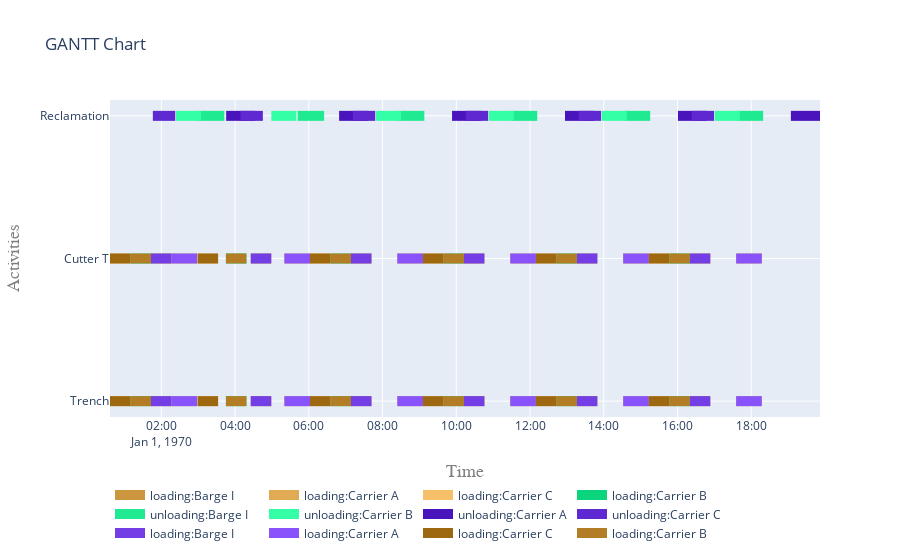

The notebook cell this image was saved under:
### Code cell
# activities per site and cutter

fig = get_gantt_chart([from_site, to_site, cutter], id_map=activities)

### Figure 1 — Plotly figure (JSON) as saved in the notebook; plotly's stock layout.template omitted (floating-point values rounded to 4 significant figures)
{"data": [{"connectgaps": false, "hoverinfo": "y+name", "line": {"color": "rgb(203,150,61)", "width": 10}, "mode": "lines", "name": "loading:Barge I", "type": "scatter", "x": ["1970-01-01T01:43:05", "1970-01-01T01:43:05", "1970-01-01T02:16:25", "1970-01-01T02:16:25", "1970-01-01T02:16:25", "1970-01-01T04:25:31", "1970-01-01T04:25:31", "1970-01-01T04:58:51", "1970-01-01T04:58:51", "1970-01-01T04:58:51", "1970-01-01T07:08:34", "1970-01-01T07:08:34", "1970-01-01T07:41:54", "1970-01-01T07:41:54", "1970-01-01T07:41:54", "1970-01-01T10:12:23", "1970-01-01T10:12:23", "1970-01-01T10:45:43", "1970-01-01T10:45:43", "1970-01-01T10:45:43", "1970-01-01T13:16:12", "1970-01-01T13:16:12", "1970-01-01T13:49:32", "1970-01-01T13:49:32", "1970-01-01T13:49:32", "1970-01-01T16:20:01", "1970-01-01T16:20:01", "1970-01-01T16:53:21", "1970-01-01T16:53:21", "1970-01-01T16:53:21", "1970-01-01T01:43:05", "1970-01-01T01:43:05", "1970-01-01T02:16:25", "1970-01-01T02:16:25", "1970-01-01T02:16:25", "1970-01-01T04:25:31", "1970-01-01T04:25:31", "1970-01-01T04:58:51", "1970-01-01T04:58:51", "1970-01-01T04:58:51", "1970-01-01T07:08:34", "1970-01-01T07:08:34", "1970-01-01T07:41:54", "1970-01-01T07:41:54", "1970-01-01T07:41:54", "1970-01-01T10:12:23", "1970-01-01T10:12:23", "1970-01-01T10:45:43", "1970-01-01T10:45:43", "1970-01-01T10:45:43", "1970-01-01T13:16:12", "1970-01-01T13:16:12", "1970-01-01T13:49:32", "1970-01-01T13:49:32", "1970-01-01T13:49:32", "1970-01-01T16:20:01", "1970-01-01T16:20:01", "1970-01-01T16:53:21", "1970-01-01T16:53:21", "1970-01-01T16:53:21"], "y": ["Trench", "Trench", "Trench", "Trench", null, "Trench", "Trench", "Trench", "Trench", null, "Trench", "Trench", "Trench", "Trench", null, "Trench", "Trench", "Trench", "Trench", null, "Trench", "Trench", "Trench", "Trench", null, "Trench", "Trench", "Trench", "Trench", null, "Cutter T", "Cutter T", "Cutter T", "Cutter T", null, "Cutter T", "Cutter T", "Cutter T", "Cutter T", null, "Cutter T", "Cutter T", "Cutter T", "Cutter T", null, "Cutter T", "Cutter T", "Cutter T", "Cutter T", null, "Cutter T", "Cutter T", "Cutter T", "Cutter T", null, "Cutter T", "Cutter T", "Cutter T", "Cutter T", null]}, {"connectgaps": false, "hoverinfo": "y+name", "line": {"color": "rgb(224,171,82)", "width": 10}, "mode": "lines", "name": "loading:Carrier A", "type": "scatter", "x": ["1970-01-01T02:16:25", "1970-01-01T02:16:25", "1970-01-01T02:58:05", "1970-01-01T02:58:05", "1970-01-01T02:58:05", "1970-01-01T05:20:14", "1970-01-01T05:20:14", "1970-01-01T06:01:54", "1970-01-01T06:01:54", "1970-01-01T06:01:54", "1970-01-01T08:24:03", "1970-01-01T08:24:03", "1970-01-01T09:05:43", "1970-01-01T09:05:43", "1970-01-01T09:05:43", "1970-01-01T11:27:52", "1970-01-01T11:27:52", "1970-01-01T12:09:32", "1970-01-01T12:09:32", "1970-01-01T12:09:32", "1970-01-01T14:31:41", "1970-01-01T14:31:41", "1970-01-01T15:13:21", "1970-01-01T15:13:21", "1970-01-01T15:13:21", "1970-01-01T17:35:30", "1970-01-01T17:35:30", "1970-01-01T18:17:10", "1970-01-01T18:17:10", "1970-01-01T18:17:10", "1970-01-01T02:16:25", "1970-01-01T02:16:25", "1970-01-01T02:58:05", "1970-01-01T02:58:05", "1970-01-01T02:58:05", "1970-01-01T05:20:14", "1970-01-01T05:20:14", "1970-01-01T06:01:54", "1970-01-01T06:01:54", "1970-01-01T06:01:54", "1970-01-01T08:24:03", "1970-01-01T08:24:03", "1970-01-01T09:05:43", "1970-01-01T09:05:43", "1970-01-01T09:05:43", "1970-01-01T11:27:52", "1970-01-01T11:27:52", "1970-01-01T12:09:32", "1970-01-01T12:09:32", "1970-01-01T12:09:32", "1970-01-01T14:31:41", "1970-01-01T14:31:41", "1970-01-01T15:13:21", "1970-01-01T15:13:21", "1970-01-01T15:13:21", "1970-01-01T17:35:30", "1970-01-01T17:35:30", "1970-01-01T18:17:10", "1970-01-01T18:17:10", "1970-01-01T18:17:10"], "y": ["Trench", "Trench", "Trench", "Trench", null, "Trench", "Trench", "Trench", "Trench", null, "Trench", "Trench", "Trench", "Trench", null, "Trench", "Trench", "Trench", "Trench", null, "Trench", "Trench", "Trench", "Trench", null, "Trench", "Trench", "Trench", "Trench", null, "Cutter T", "Cutter T", "Cutter T", "Cutter T", null, "Cutter T", "Cutter T", "Cutter T", "Cutter T", null, "Cutter T", "Cutter T", "Cutter T", "Cutter T", null, "Cutter T", "Cutter T", "Cutter T", "Cutter T", null, "Cutter T", "Cutter T", "Cutter T", "Cutter T", null, "Cutter T", "Cutter T", "Cutter T", "Cutter T", null]}, {"connectgaps": false, "hoverinfo": "y+name", "line": {"color": "rgb(245,192,103)", "width": 10}, "mode": "lines", "name": "loading:Carrier C", "type": "scatter", "x": ["1970-01-01T00:36:25", "1970-01-01T00:36:25", "1970-01-01T01:09:45", "1970-01-01T01:09:45", "1970-01-01T01:09:45", "1970-01-01T02:59:00", "1970-01-01T02:59:00", "1970-01-01T03:32:20", "1970-01-01T03:32:20", "1970-01-01T03:32:20", "1970-01-01T06:01:54", "1970-01-01T06:01:54", "1970-01-01T06:35:14", "1970-01-01T06:35:14", "1970-01-01T06:35:14", "1970-01-01T09:05:43", "1970-01-01T09:05:43", "1970-01-01T09:39:03", "1970-01-01T09:39:03", "1970-01-01T09:39:03", "1970-01-01T12:09:32", "1970-01-01T12:09:32", "1970-01-01T12:42:52", "1970-01-01T12:42:52", "1970-01-01T12:42:52", "1970-01-01T15:13:21", "1970-01-01T15:13:21", "1970-01-01T15:46:41", "1970-01-01T15:46:41", "1970-01-01T15:46:41", "1970-01-01T00:36:25", "1970-01-01T00:36:25", "1970-01-01T01:09:45", "1970-01-01T01:09:45", "1970-01-01T01:09:45", "1970-01-01T02:59:00", "1970-01-01T02:59:00", "1970-01-01T03:32:20", "1970-01-01T03:32:20", "1970-01-01T03:32:20", "1970-01-01T06:01:54", "1970-01-01T06:01:54", "1970-01-01T06:35:14", "1970-01-01T06:35:14", "1970-01-01T06:35:14", "1970-01-01T09:05:43", "1970-01-01T09:05:43", "1970-01-01T09:39:03", "1970-01-01T09:39:03", "1970-01-01T09:39:03", "1970-01-01T12:09:32", "1970-01-01T12:09:32", "1970-01-01T12:42:52", "1970-01-01T12:42:52", "1970-01-01T12:42:52", "1970-01-01T15:13:21", "1970-01-01T15:13:21", "1970-01-01T15:46:41", "1970-01-01T15:46:41", "1970-01-01T15:46:41"], "y": ["Trench", "Trench", "Trench", "Trench", null, "Trench", "Trench", "Trench", "Trench", null, "Trench", "Trench", "Trench", "Trench", null, "Trench", "Trench", "Trench", "Trench", null, "Trench", "Trench", "Trench", "Trench", null, "Trench", "Trench", "Trench", "Trench", null, "Cutter T", "Cutter T", "Cutter T", "Cutter T", null, "Cutter T", "Cutter T", "Cutter T", "Cutter T", null, "Cutter T", "Cutter T", "Cutter T", "Cutter T", null, "Cutter T", "Cutter T", "Cutter T", "Cutter T", null, "Cutter T", "Cutter T", "Cutter T", "Cutter T", null, "Cutter T", "Cutter T", "Cutter T", "Cutter T", null]}, {"connectgaps": false, "hoverinfo": "y+name", "line": {"color": "rgb(10,213,124)", "width": 10}, "mode": "lines", "name": "loading:Carrier B", "type": "scatter", "x": ["1970-01-01T01:09:45", "1970-01-01T01:09:45", "1970-01-01T01:43:05", "1970-01-01T01:43:05", "1970-01-01T01:43:05", "1970-01-01T03:45:05", "1970-01-01T03:45:05", "1970-01-01T04:18:25", "1970-01-01T04:18:25", "1970-01-01T04:18:25", "1970-01-01T06:35:14", "1970-01-01T06:35:14", "1970-01-01T07:08:34", "1970-01-01T07:08:34", "1970-01-01T07:08:34", "1970-01-01T09:39:03", "1970-01-01T09:39:03", "1970-01-01T10:12:23", "1970-01-01T10:12:23", "1970-01-01T10:12:23", "1970-01-01T12:42:52", "1970-01-01T12:42:52", "1970-01-01T13:16:12", "1970-01-01T13:16:12", "1970-01-01T13:16:12", "1970-01-01T15:46:41", "1970-01-01T15:46:41", "1970-01-01T16:20:01", "1970-01-01T16:20:01", "1970-01-01T16:20:01", "1970-01-01T01:09:45", "1970-01-01T01:09:45", "1970-01-01T01:43:05", "1970-01-01T01:43:05", "1970-01-01T01:43:05", "1970-01-01T03:45:05", "1970-01-01T03:45:05", "1970-01-01T04:18:25", "1970-01-01T04:18:25", "1970-01-01T04:18:25", "1970-01-01T06:35:14", "1970-01-01T06:35:14", "1970-01-01T07:08:34", "1970-01-01T07:08:34", "1970-01-01T07:08:34", "1970-01-01T09:39:03", "1970-01-01T09:39:03", "1970-01-01T10:12:23", "1970-01-01T10:12:23", "1970-01-01T10:12:23", "1970-01-01T12:42:52", "1970-01-01T12:42:52", "1970-01-01T13:16:12", "1970-01-01T13:16:12", "1970-01-01T13:16:12", "1970-01-01T15:46:41", "1970-01-01T15:46:41", "1970-01-01T16:20:01", "1970-01-01T16:20:01", "1970-01-01T16:20:01"], "y": ["Trench", "Trench", "Trench", "Trench", null, "Trench", "Trench", "Trench", "Trench", null, "Trench", "Trench", "Trench", "Trench", null, "Trench", "Trench", "Trench", "Trench", null, "Trench", "Trench", "Trench", "Trench", null, "Trench", "Trench", "Trench", "Trench", null, "Cutter T", "Cutter T", "Cutter T", "Cutter T", null, "Cutter T", "Cutter T", "Cutter T", "Cutter T", null, "Cutter T", "Cutter T", "Cutter T", "Cutter T", null, "Cutter T", "Cutter T", "Cutter T", "Cutter T", null, "Cutter T", "Cutter T", "Cutter T", "Cutter T", null, "Cutter T", "Cutter T", "Cutter T", "Cutter T", null]}, {"connectgaps": false, "hoverinfo": "y+name", "line": {"color": "rgb(31,234,145)", "width": 10}, "mode": "lines", "name": "unloading:Barge I", "type": "scatter", "x": ["1970-01-01T02:59:27", "1970-01-01T02:59:27", "1970-01-01T03:42:29", "1970-01-01T03:42:29", "1970-01-01T03:42:29", "1970-01-01T05:41:53", "1970-01-01T05:41:53", "1970-01-01T06:24:55", "1970-01-01T06:24:55", "1970-01-01T06:24:55", "1970-01-01T08:24:56", "1970-01-01T08:24:56", "1970-01-01T09:07:58", "1970-01-01T09:07:58", "1970-01-01T09:07:58", "1970-01-01T11:28:45", "1970-01-01T11:28:45", "1970-01-01T12:11:47", "1970-01-01T12:11:47", "1970-01-01T12:11:47", "1970-01-01T14:32:34", "1970-01-01T14:32:34", "1970-01-01T15:15:36", "1970-01-01T15:15:36", "1970-01-01T15:15:36", "1970-01-01T17:36:23", "1970-01-01T17:36:23", "1970-01-01T18:19:25", "1970-01-01T18:19:25", "1970-01-01T18:19:25"], "y": ["Reclamation", "Reclamation", "Reclamation", "Reclamation", null, "Reclamation", "Reclamation", "Reclamation", "Reclamation", null, "Reclamation", "Reclamation", "Reclamation", "Reclamation", null, "Reclamation", "Reclamation", "Reclamation", "Reclamation", null, "Reclamation", "Reclamation", "Reclamation", "Reclamation", null, "Reclamation", "Reclamation", "Reclamation", "Reclamation", null]}, {"connectgaps": false, "hoverinfo": "y+name", "line": {"color": "rgb(52,255,166)", "width": 10}, "mode": "lines", "name": "unloading:Carrier B", "type": "scatter", "x": ["1970-01-01T02:23:45", "1970-01-01T02:23:45", "1970-01-01T03:04:25", "1970-01-01T03:04:25", "1970-01-01T03:04:25", "1970-01-01T04:59:05", "1970-01-01T04:59:05", "1970-01-01T05:39:45", "1970-01-01T05:39:45", "1970-01-01T05:39:45", "1970-01-01T07:49:14", "1970-01-01T07:49:14", "1970-01-01T08:29:54", "1970-01-01T08:29:54", "1970-01-01T08:29:54", "1970-01-01T10:53:03", "1970-01-01T10:53:03", "1970-01-01T11:33:43", "1970-01-01T11:33:43", "1970-01-01T11:33:43", "1970-01-01T13:56:52", "1970-01-01T13:56:52", "1970-01-01T14:37:32", "1970-01-01T14:37:32", "1970-01-01T14:37:32", "1970-01-01T17:00:41", "1970-01-01T17:00:41", "1970-01-01T17:41:21", "1970-01-01T17:41:21", "1970-01-01T17:41:21"], "y": ["Reclamation", "Reclamation", "Reclamation", "Reclamation", null, "Reclamation", "Reclamation", "Reclamation", "Reclamation", null, "Reclamation", "Reclamation", "Reclamation", "Reclamation", null, "Reclamation", "Reclamation", "Reclamation", "Reclamation", null, "Reclamation", "Reclamation", "Reclamation", "Reclamation", null, "Reclamation", "Reclamation", "Reclamation", "Reclamation", null]}, {"connectgaps": false, "hoverinfo": "y+name", "line": {"color": "rgb(73,20,187)", "width": 10}, "mode": "lines", "name": "unloading:Carrier A", "type": "scatter", "x": ["1970-01-01T03:45:28", "1970-01-01T03:45:28", "1970-01-01T04:32:51", "1970-01-01T04:32:51", "1970-01-01T04:32:51", "1970-01-01T06:49:17", "1970-01-01T06:49:17", "1970-01-01T07:36:40", "1970-01-01T07:36:40", "1970-01-01T07:36:40", "1970-01-01T09:53:06", "1970-01-01T09:53:06", "1970-01-01T10:40:29", "1970-01-01T10:40:29", "1970-01-01T10:40:29", "1970-01-01T12:56:55", "1970-01-01T12:56:55", "1970-01-01T13:44:18", "1970-01-01T13:44:18", "1970-01-01T13:44:18", "1970-01-01T16:00:44", "1970-01-01T16:00:44", "1970-01-01T16:48:07", "1970-01-01T16:48:07", "1970-01-01T16:48:07", "1970-01-01T19:04:33", "1970-01-01T19:04:33", "1970-01-01T19:51:56", "1970-01-01T19:51:56", "1970-01-01T19:51:56"], "y": ["Reclamation", "Reclamation", "Reclamation", "Reclamation", null, "Reclamation", "Reclamation", "Reclamation", "Reclamation", null, "Reclamation", "Reclamation", "Reclamation", "Reclamation", null, "Reclamation", "Reclamation", "Reclamation", "Reclamation", null, "Reclamation", "Reclamation", "Reclamation", "Reclamation", null, "Reclamation", "Reclamation", "Reclamation", "Reclamation", null]}, {"connectgaps": false, "hoverinfo": "y+name", "line": {"color": "rgb(94,41,208)", "width": 10}, "mode": "lines", "name": "unloading:Carrier C", "type": "scatter", "x": ["1970-01-01T01:46:10", "1970-01-01T01:46:10", "1970-01-01T02:22:35", "1970-01-01T02:22:35", "1970-01-01T02:22:35", "1970-01-01T04:08:45", "1970-01-01T04:08:45", "1970-01-01T04:45:10", "1970-01-01T04:45:10", "1970-01-01T04:45:10", "1970-01-01T07:11:39", "1970-01-01T07:11:39", "1970-01-01T07:48:04", "1970-01-01T07:48:04", "1970-01-01T07:48:04", "1970-01-01T10:15:28", "1970-01-01T10:15:28", "1970-01-01T10:51:53", "1970-01-01T10:51:53", "1970-01-01T10:51:53", "1970-01-01T13:19:17", "1970-01-01T13:19:17", "1970-01-01T13:55:42", "1970-01-01T13:55:42", "1970-01-01T13:55:42", "1970-01-01T16:23:06", "1970-01-01T16:23:06", "1970-01-01T16:59:31", "1970-01-01T16:59:31", "1970-01-01T16:59:31"], "y": ["Reclamation", "Reclamation", "Reclamation", "Reclamation", null, "Reclamation", "Reclamation", "Reclamation", "Reclamation", null, "Reclamation", "Reclamation", "Reclamation", "Reclamation", null, "Reclamation", "Reclamation", "Reclamation", "Reclamation", null, "Reclamation", "Reclamation", "Reclamation", "Reclamation", null, "Reclamation", "Reclamation", "Reclamation", "Reclamation", null]}, {"connectgaps": false, "hoverinfo": "y+name", "line": {"color": "rgb(115,62,229)", "width": 10}, "mode": "lines", "name": "loading:Barge I", "type": "scatter", "x": ["1970-01-01T01:43:05", "1970-01-01T01:43:05", "1970-01-01T02:16:25", "1970-01-01T02:16:25", "1970-01-01T02:16:25", "1970-01-01T04:25:31", "1970-01-01T04:25:31", "1970-01-01T04:58:51", "1970-01-01T04:58:51", "1970-01-01T04:58:51", "1970-01-01T07:08:34", "1970-01-01T07:08:34", "1970-01-01T07:41:54", "1970-01-01T07:41:54", "1970-01-01T07:41:54", "1970-01-01T10:12:23", "1970-01-01T10:12:23", "1970-01-01T10:45:43", "1970-01-01T10:45:43", "1970-01-01T10:45:43", "1970-01-01T13:16:12", "1970-01-01T13:16:12", "1970-01-01T13:49:32", "1970-01-01T13:49:32", "1970-01-01T13:49:32", "1970-01-01T16:20:01", "1970-01-01T16:20:01", "1970-01-01T16:53:21", "1970-01-01T16:53:21", "1970-01-01T16:53:21", "1970-01-01T01:43:05", "1970-01-01T01:43:05", "1970-01-01T02:16:25", "1970-01-01T02:16:25", "1970-01-01T02:16:25", "1970-01-01T04:25:31", "1970-01-01T04:25:31", "1970-01-01T04:58:51", "1970-01-01T04:58:51", "1970-01-01T04:58:51", "1970-01-01T07:08:34", "1970-01-01T07:08:34", "1970-01-01T07:41:54", "1970-01-01T07:41:54", "1970-01-01T07:41:54", "1970-01-01T10:12:23", "1970-01-01T10:12:23", "1970-01-01T10:45:43", "1970-01-01T10:45:43", "1970-01-01T10:45:43", "1970-01-01T13:16:12", "1970-01-01T13:16:12", "1970-01-01T13:49:32", "1970-01-01T13:49:32", "1970-01-01T13:49:32", "1970-01-01T16:20:01", "1970-01-01T16:20:01", "1970-01-01T16:53:21", "1970-01-01T16:53:21", "1970-01-01T16:53:21"], "y": ["Trench", "Trench", "Trench", "Trench", null, "Trench", "Trench", "Trench", "Trench", null, "Trench", "Trench", "Trench", "Trench", null, "Trench", "Trench", "Trench", "Trench", null, "Trench", "Trench", "Trench", "Trench", null, "Trench", "Trench", "Trench", "Trench", null, "Cutter T", "Cutter T", "Cutter T", "Cutter T", null, "Cutter T", "Cutter T", "Cutter T", "Cutter T", null, "Cutter T", "Cutter T", "Cutter T", "Cutter T", null, "Cutter T", "Cutter T", "Cutter T", "Cutter T", null, "Cutter T", "Cutter T", "Cutter T", "Cutter T", null, "Cutter T", "Cutter T", "Cutter T", "Cutter T", null]}, {"connectgaps": false, "hoverinfo": "y+name", "line": {"color": "rgb(136,83,250)", "width": 10}, "mode": "lines", "name": "loading:Carrier A", "type": "scatter", "x": ["1970-01-01T02:16:25", "1970-01-01T02:16:25", "1970-01-01T02:58:05", "1970-01-01T02:58:05", "1970-01-01T02:58:05", "1970-01-01T05:20:14", "1970-01-01T05:20:14", "1970-01-01T06:01:54", "1970-01-01T06:01:54", "1970-01-01T06:01:54", "1970-01-01T08:24:03", "1970-01-01T08:24:03", "1970-01-01T09:05:43", "1970-01-01T09:05:43", "1970-01-01T09:05:43", "1970-01-01T11:27:52", "1970-01-01T11:27:52", "1970-01-01T12:09:32", "1970-01-01T12:09:32", "1970-01-01T12:09:32", "1970-01-01T14:31:41", "1970-01-01T14:31:41", "1970-01-01T15:13:21", "1970-01-01T15:13:21", "1970-01-01T15:13:21", "1970-01-01T17:35:30", "1970-01-01T17:35:30", "1970-01-01T18:17:10", "1970-01-01T18:17:10", "1970-01-01T18:17:10", "1970-01-01T02:16:25", "1970-01-01T02:16:25", "1970-01-01T02:58:05", "1970-01-01T02:58:05", "1970-01-01T02:58:05", "1970-01-01T05:20:14", "1970-01-01T05:20:14", "1970-01-01T06:01:54", "1970-01-01T06:01:54", "1970-01-01T06:01:54", "1970-01-01T08:24:03", "1970-01-01T08:24:03", "1970-01-01T09:05:43", "1970-01-01T09:05:43", "1970-01-01T09:05:43", "1970-01-01T11:27:52", "1970-01-01T11:27:52", "1970-01-01T12:09:32", "1970-01-01T12:09:32", "1970-01-01T12:09:32", "1970-01-01T14:31:41", "1970-01-01T14:31:41", "1970-01-01T15:13:21", "1970-01-01T15:13:21", "1970-01-01T15:13:21", "1970-01-01T17:35:30", "1970-01-01T17:35:30", "1970-01-01T18:17:10", "1970-01-01T18:17:10", "1970-01-01T18:17:10"], "y": ["Trench", "Trench", "Trench", "Trench", null, "Trench", "Trench", "Trench", "Trench", null, "Trench", "Trench", "Trench", "Trench", null, "Trench", "Trench", "Trench", "Trench", null, "Trench", "Trench", "Trench", "Trench", null, "Trench", "Trench", "Trench", "Trench", null, "Cutter T", "Cutter T", "Cutter T", "Cutter T", null, "Cutter T", "Cutter T", "Cutter T", "Cutter T", null, "Cutter T", "Cutter T", "Cutter T", "Cutter T", null, "Cutter T", "Cutter T", "Cutter T", "Cutter T", null, "Cutter T", "Cutter T", "Cutter T", "Cutter T", null, "Cutter T", "Cutter T", "Cutter T", "Cutter T", null]}, {"connectgaps": false, "hoverinfo": "y+name", "line": {"color": "rgb(157,104,15)", "width": 10}, "mode": "lines", "name": "loading:Carrier C", "type": "scatter", "x": ["1970-01-01T00:36:25", "1970-01-01T00:36:25", "1970-01-01T01:09:45", "1970-01-01T01:09:45", "1970-01-01T01:09:45", "1970-01-01T02:59:00", "1970-01-01T02:59:00", "1970-01-01T03:32:20", "1970-01-01T03:32:20", "1970-01-01T03:32:20", "1970-01-01T06:01:54", "1970-01-01T06:01:54", "1970-01-01T06:35:14", "1970-01-01T06:35:14", "1970-01-01T06:35:14", "1970-01-01T09:05:43", "1970-01-01T09:05:43", "1970-01-01T09:39:03", "1970-01-01T09:39:03", "1970-01-01T09:39:03", "1970-01-01T12:09:32", "1970-01-01T12:09:32", "1970-01-01T12:42:52", "1970-01-01T12:42:52", "1970-01-01T12:42:52", "1970-01-01T15:13:21", "1970-01-01T15:13:21", "1970-01-01T15:46:41", "1970-01-01T15:46:41", "1970-01-01T15:46:41", "1970-01-01T00:36:25", "1970-01-01T00:36:25", "1970-01-01T01:09:45", "1970-01-01T01:09:45", "1970-01-01T01:09:45", "1970-01-01T02:59:00", "1970-01-01T02:59:00", "1970-01-01T03:32:20", "1970-01-01T03:32:20", "1970-01-01T03:32:20", "1970-01-01T06:01:54", "1970-01-01T06:01:54", "1970-01-01T06:35:14", "1970-01-01T06:35:14", "1970-01-01T06:35:14", "1970-01-01T09:05:43", "1970-01-01T09:05:43", "1970-01-01T09:39:03", "1970-01-01T09:39:03", "1970-01-01T09:39:03", "1970-01-01T12:09:32", "1970-01-01T12:09:32", "1970-01-01T12:42:52", "1970-01-01T12:42:52", "1970-01-01T12:42:52", "1970-01-01T15:13:21", "1970-01-01T15:13:21", "1970-01-01T15:46:41", "1970-01-01T15:46:41", "1970-01-01T15:46:41"], "y": ["Trench", "Trench", "Trench", "Trench", null, "Trench", "Trench", "Trench", "Trench", null, "Trench", "Trench", "Trench", "Trench", null, "Trench", "Trench", "Trench", "Trench", null, "Trench", "Trench", "Trench", "Trench", null, "Trench", "Trench", "Trench", "Trench", null, "Cutter T", "Cutter T", "Cutter T", "Cutter T", null, "Cutter T", "Cutter T", "Cutter T", "Cutter T", null, "Cutter T", "Cutter T", "Cutter T", "Cutter T", null, "Cutter T", "Cutter T", "Cutter T", "Cutter T", null, "Cutter T", "Cutter T", "Cutter T", "Cutter T", null, "Cutter T", "Cutter T", "Cutter T", "Cutter T", null]}, {"connectgaps": false, "hoverinfo": "y+name", "line": {"color": "rgb(178,125,36)", "width": 10}, "mode": "lines", "name": "loading:Carrier B", "type": "scatter", "x": ["1970-01-01T01:09:45", "1970-01-01T01:09:45", "1970-01-01T01:43:05", "1970-01-01T01:43:05", "1970-01-01T01:43:05", "1970-01-01T03:45:05", "1970-01-01T03:45:05", "1970-01-01T04:18:25", "1970-01-01T04:18:25", "1970-01-01T04:18:25", "1970-01-01T06:35:14", "1970-01-01T06:35:14", "1970-01-01T07:08:34", "1970-01-01T07:08:34", "1970-01-01T07:08:34", "1970-01-01T09:39:03", "1970-01-01T09:39:03", "1970-01-01T10:12:23", "1970-01-01T10:12:23", "1970-01-01T10:12:23", "1970-01-01T12:42:52", "1970-01-01T12:42:52", "1970-01-01T13:16:12", "1970-01-01T13:16:12", "1970-01-01T13:16:12", "1970-01-01T15:46:41", "1970-01-01T15:46:41", "1970-01-01T16:20:01", "1970-01-01T16:20:01", "1970-01-01T16:20:01", "1970-01-01T01:09:45", "1970-01-01T01:09:45", "1970-01-01T01:43:05", "1970-01-01T01:43:05", "1970-01-01T01:43:05", "1970-01-01T03:45:05", "1970-01-01T03:45:05", "1970-01-01T04:18:25", "1970-01-01T04:18:25", "1970-01-01T04:18:25", "1970-01-01T06:35:14", "1970-01-01T06:35:14", "1970-01-01T07:08:34", "1970-01-01T07:08:34", "1970-01-01T07:08:34", "1970-01-01T09:39:03", "1970-01-01T09:39:03", "1970-01-01T10:12:23", "1970-01-01T10:12:23", "1970-01-01T10:12:23", "1970-01-01T12:42:52", "1970-01-01T12:42:52", "1970-01-01T13:16:12", "1970-01-01T13:16:12", "1970-01-01T13:16:12", "1970-01-01T15:46:41", "1970-01-01T15:46:41", "1970-01-01T16:20:01", "1970-01-01T16:20:01", "1970-01-01T16:20:01"], "y": ["Trench", "Trench", "Trench", "Trench", null, "Trench", "Trench", "Trench", "Trench", null, "Trench", "Trench", "Trench", "Trench", null, "Trench", "Trench", "Trench", "Trench", null, "Trench", "Trench", "Trench", "Trench", null, "Trench", "Trench", "Trench", "Trench", null, "Cutter T", "Cutter T", "Cutter T", "Cutter T", null, "Cutter T", "Cutter T", "Cutter T", "Cutter T", null, "Cutter T", "Cutter T", "Cutter T", "Cutter T", null, "Cutter T", "Cutter T", "Cutter T", "Cutter T", null, "Cutter T", "Cutter T", "Cutter T", "Cutter T", null, "Cutter T", "Cutter T", "Cutter T", "Cutter T", null]}], "layout": {"hovermode": "closest", "legend": {"orientation": "h", "x": 0, "y": -0.2}, "title": {"text": "GANTT Chart"}, "xaxis": {"range": ["1970-01-01T00:36:25", "1970-01-01T19:51:56"], "title": {"font": {"color": "#7f7f7f", "family": "Courier New, monospace", "size": 18}, "text": "Time"}}, "yaxis": {"title": {"font": {"color": "#7f7f7f", "family": "Courier New, monospace", "size": 18}, "text": "Activities"}}}}
